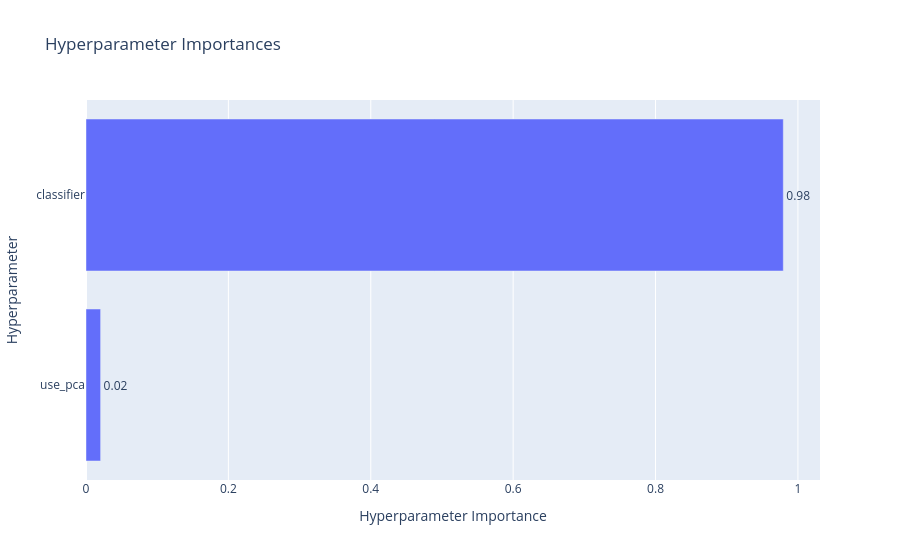

Write notebook code for a chart like this one.
### Markdown cell above
### 2. Importancia de los Hiperparámetros

Este gráfico analiza estadísticamente qué parámetros impactaron de forma más significativa en el rendimiento final del modelo.
 

*Si la elección del 'classifier' (algoritmo) tiene una barra larga, significa que cambiar de un algoritmo a otro hizo una diferencia drástica en el rendimiento.*

### Code cell
# Generamos el gráfico de importancia relativa de cada hiperparámetro
plot_param_importances(study)

### Figure 1 — Plotly figure (JSON) as saved in the notebook; plotly's stock layout.template omitted (floating-point values rounded to 4 significant figures)
{"data": [{"cliponaxis": false, "hovertemplate": ["use_pca (CategoricalDistribution): 0.020541922613051215<extra></extra>", "classifier (CategoricalDistribution): 0.9794580773869488<extra></extra>"], "name": "Objective Value", "orientation": "h", "text": ["0.02", "0.98"], "textposition": "outside", "type": "bar", "x": [0.02054, 0.9795], "y": ["use_pca", "classifier"]}], "layout": {"title": {"text": "Hyperparameter Importances"}, "xaxis": {"title": {"text": "Hyperparameter Importance"}}, "yaxis": {"title": {"text": "Hyperparameter"}}}}
